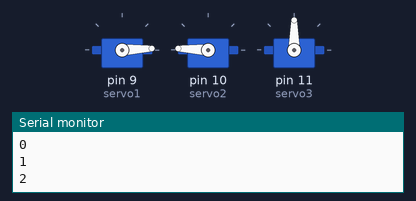
The sketch below on a simulated Arduino Uno, built with avr-gcc and run on an emulated ATmega328P. On the bench: 3 × servo, the last lines printed to the serial monitor.

Above: at 0.05 s.
At 0.7 s:
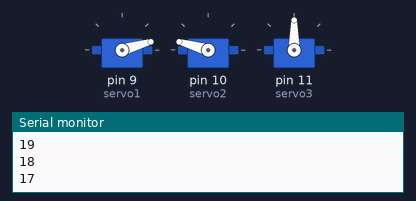
At 1.65 s:
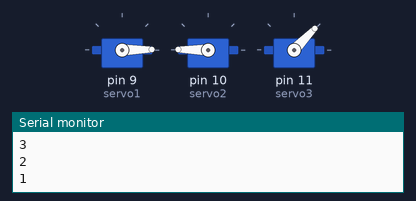
At 3.3 s:
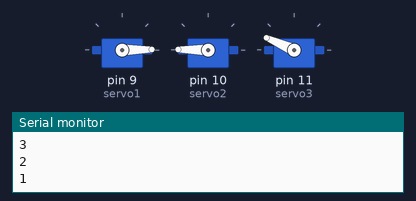
At 4.9 s:
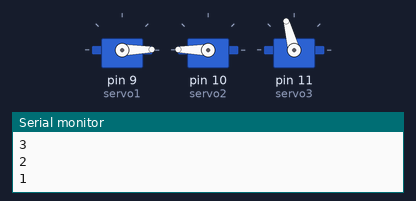
At 6.55 s:
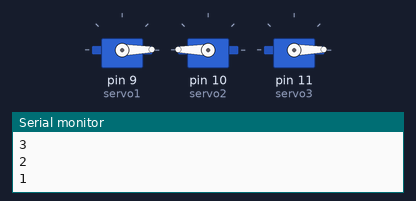
Timing chart, 0 to 8.5 s (numbered marks = the images above):
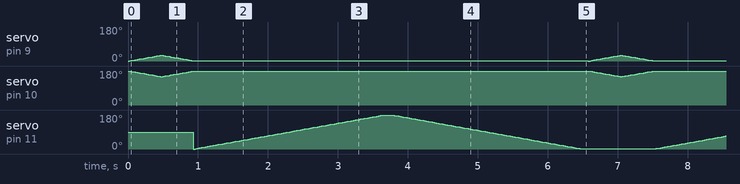

The sketch:

robot.ino
```cpp
#include <Servo.h>

Servo servo1; // Servo on pin 9
Servo servo2; // Servo on pin 10
Servo servo3; // Servo on pin 11
//Servo servo4; // Servo on pin 11
void setup() {
  servo1.attach(9); // Attach the first servo to pin 9
  servo2.attach(10); // Attach the second servo to pin 10
  servo3.attach(11); // Attach the third servo to pin 11
  //servo4.attach(6); // Attach the 4 servo to pin 6
  Serial.begin(9600);
}

void loop() {
  for (int pos = 0; pos <= 30; pos += 1) {
    servo1.write(pos);
    servo2.write(180-pos);
    delay(15); // Short delay to allow the servo to reach the position
    Serial.println(pos);
  }
  for (int pos = 30; pos >- 0; pos -= 1) {
    servo1.write(pos);
    servo2.write(180-pos);
    delay(15); // Short delay to allow the servo to reach the position
    Serial.println(pos);
  }
  for (int pos = 0; pos <= 180; pos += 1) {
    servo3.write(pos);
    delay(15);
  }

  delay(100);
  for (int pos = 180; pos >- 0; pos -= 1) {
    servo3.write(pos);
    delay(15);
  }
  delay(100);
  /*
  for (int pos = 180; pos >- 0; pos -= 1) {
    servo4.write(pos);
    delay(15);
  }
  delay(100);
  */
}
```
